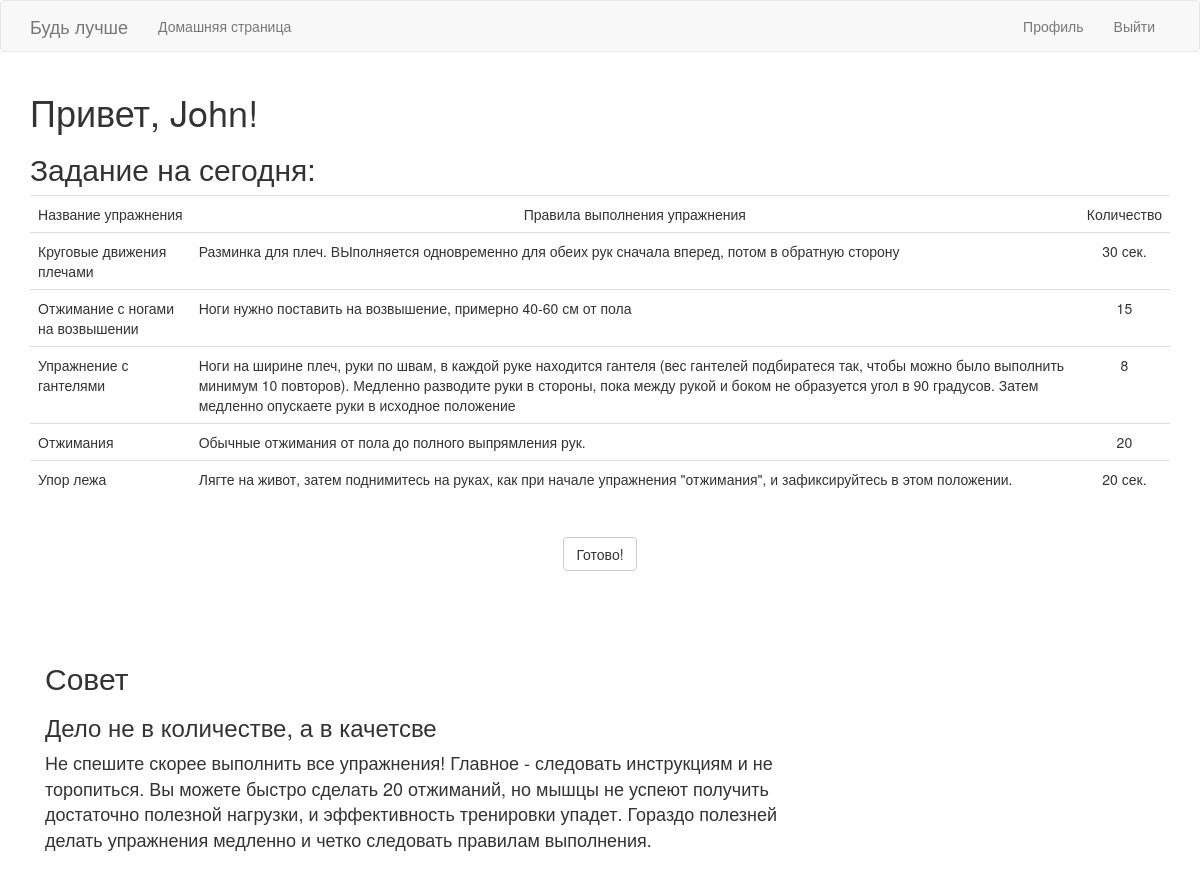
Screenshot of /index (signed in) with the database file from the repository.
### app/models.py (models this page shows, shortened)
class User(UserMixin, db.Model):
    id = db.Column(db.Integer, primary_key=True)
    username = db.Column(db.String(128), index=True)
    dateOfBirth = db.Column(db.Date)
    email = db.Column(db.String(120), index=True, unique=True)
    password_hash = db.Column(db.String(128))
    full_name = db.Column(db.String(128))
    gender = db.Column(db.String(32))
    last_seen = db.Column(db.DateTime, default=datetime.utcnow)
    training_lists = db.relationship('TrainingList', backref='training_list', lazy='dynamic')
    userinfo = db.relationship('InfoUser', backref='info', lazy='dynamic')
    active_training = db.Column(db.Integer, default = 0)
    hd = db.Column(db.String(128), default = 'No')

class Exercises(db.Model):
    id = db.Column(db.Integer, primary_key=True)
    name_exercises = db.Column(db.String(256), index=True)
    rules = db.Column(db.Text(500), index=True)
    day = db.Column(db.Integer)
    number = db.Column(db.Integer)
    training_id = db.Column(db.Integer, db.ForeignKey('training.id'))

### app/routes.py (the view)
@app.route('/')
@app.route('/index', methods=['GET', 'POST'])
@login_required  # запрещает назарегистрированным пользователям работать с данным декоратором
def index():
    exercises = []
    form = CompleteExeForm()
    if current_user.active_training == 1:
        training_id = TrainingList(user_id=current_user.id)
        i = training_id.get_training()
        exe = Training(id=i.training_id)
        count = exe.count_day
        exercises = exe.day_exe(1)
    if form.validate_on_submit():
        flash('Отлично! Приходи завтра, здесь будут новые упражнения!')
        return redirect(url_for('index'))
    return render_template('index.html', title='Home Page', exercises = exercises, form = form)

### app/forms.py
class CompleteExeForm(FlaskForm):
    submit = SubmitField('Готово!')

### app/models.py (called while the page is built)
@login.user_loader
def load_user(id):
    return User.query.get(int(id))

    def day_exe(self, day):
        exe = Exercises.query.filter((Exercises.training_id == self.id) & (Exercises.day == day))
        return exe

    def get_training(self):
        selected_training = TrainingList.query.filter_by(user_id = self.user_id)
        return selected_training[-1]

### app/routes.py (called while the page is built)
@app.before_request
def before_request():
    if current_user.is_authenticated:
        current_user.last_seen = datetime.utcnow()
        db.session.commit()

### app/templates/index.html
{% extends "base.html" %}
{% import 'bootstrap/wtf.html' as wtf %}
{% block app_content %}
    <h1>Привет, {{ current_user.username }}!</h1>
{%if current_user.active_training == 1%}
    <h2> Задание на сегодня:</h2>
<table class="table table-hover" >
    <tr valign="top">
        <td align="center"> Название упражнения </td>
        <td align="center"> Правила выполнения упражнения </td>
        <td align="center"> Количество </td>
    {% for exercises in exercises %}
        {% include '_exe.html' %}
    {% endfor %}
</table>
<br>
<div class="row" align="center">
    {{ wtf.quick_form(form) }}
</div>
{%endif%}
<br> <br>
 <div class="container" style="margin-top:30px">
  <div class="row">
    <div class="col-sm-8">
      <h2>Совет</h2>
      <h3>Дело не в количестве, а в качетсве</h3>
      <p><font size = "+1">Не спешите скорее выполнить все упражнения! Главное - следовать инструкциям и не торопиться. Вы можете быстро сделать 20 отжиманий, но мышцы не успеют получить достаточно полезной нагрузки, и эффективность тренировки упадет. Гораздо полезней делать упражнения медленно и четко следовать правилам выполнения.</font></p>
      <br>
  </div>
</div>
{% endblock %}

### app/templates/_exe.html
    <tr valign="top">
        <td>{{ exercises.name_exercises }}</td>
        <td  align="stretch">{{ exercises.rules }} </td>
        <td align="center">{{ exercises.number }} </td>
    </tr>

### rows the page displays
User: username "John"
Exercises: name_exercises "Круговые движения плечами", rules "Разминка для плеч. ВЫполняется одновременно для обеих рук сначала вперед, потом в обратную сторону", number "30 сек."
Exercises: name_exercises "Отжимание с ногами на возвышении", rules "Ноги нужно поставить на возвышение, примерно 40-60 см от пола", number "15"
Exercises: name_exercises "Упражнение с гантелями", rules "Ноги на ширине плеч, руки по швам, в каждой руке находится гантеля (вес гантелей подбиратеся так, чтобы можно было выполнить минимум 10 повторов). Медленно разводите руки в стороны, пока между рукой и боком не образуется угол в 90 градусов. Затем медленно опускаете руки в исходное положение", number "8"
Exercises: name_exercises "Отжимания", rules "Обычные отжимания от пола до полного выпрямления рук.", number "20"
Exercises: name_exercises "Упор лежа", rules "Лягте на живот, затем поднимитесь на руках, как при начале упражнения \"отжимания\", и зафиксируйтесь в этом положении.", number "20 сек."
